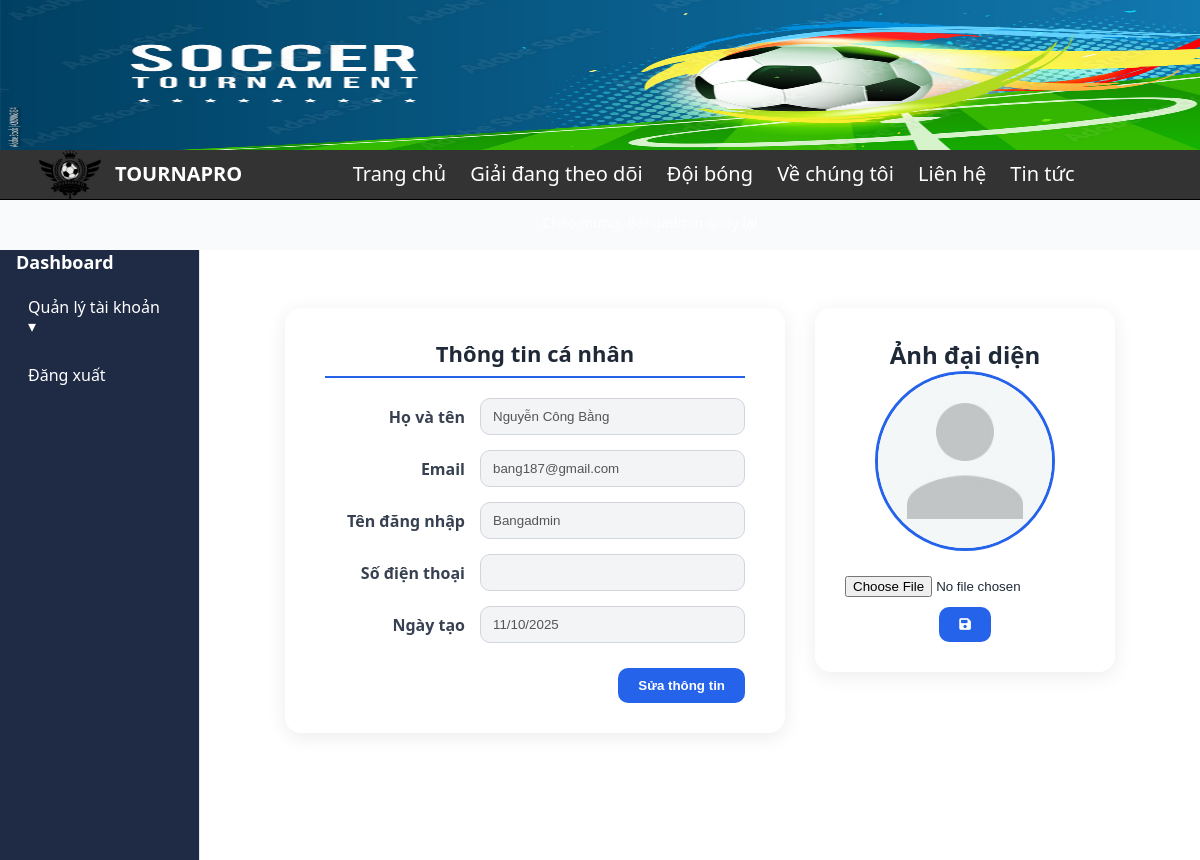
/dashboard.php?page=man_user (signed in), run on the app's committed database.
### tables this page shows
CREATE TABLE `users` (
  `id_user` bigint(20) UNSIGNED NOT NULL,
  `username` varchar(100) NOT NULL,
  `email` varchar(191) NOT NULL,
  `password` varchar(255) NOT NULL,
  `FullName` varchar(255) NOT NULL,
  `created_at` timestamp NOT NULL DEFAULT current_timestamp(),
  `ID_role` int(10) UNSIGNED DEFAULT NULL,
  `phone` varchar(12) DEFAULT NULL,
  `avatar` varchar(250) DEFAULT NULL
);

### model/modeluser.php (called while the page is built, shortened)
<?php
    class mUser{
public function select01User($id){
        $p = new mConnect();
        $con = $p->moKetNoi();
        if($con){
            $query = "SELECT * FROM users where id_user LIKE '$id'";
            $result = $con->query($query);
            return $result;
        }else{
            return false;
        }
    }
}
    ?>

### control/controluser.php (called while the page is built, shortened)
<?php
    include_once("model/modeluser.php");
    class cUser{
public function get01User($id){
        $p = new mUser();
        $tblUser = $p->select01User($id);
        if($tblUser == false){
            return -2;
        }else{
            if($tblUser->num_rows>0){
                return $tblUser;
            }else{
                return -1;
            }
        }
    }
    }
?>

### view/manage_user.php (the view, shortened to what this page needs)
<?php
include_once("control/controluser.php");
$p = new cUser();
$id = $_REQUEST["id"] ?? ($_SESSION["id_user"] ?? null);
if ($id) {
    $tblUser = $p->get01User($id);
    if ($tblUser && $tblUser != -1 && $tblUser != -2) {
        $row = $tblUser->fetch_assoc();
    } else {
        echo "<p style='color:red;'>Không tìm thấy thông tin tài khoản!</p>";
        exit;
    }
} else {
    echo "<p style='color:red;'>Thiếu ID người dùng!</p>";
    exit;
}
?>
<!DOCTYPE html>
<html lang="vi">
<head>
<link rel="stylesheet" href="https://cdnjs.cloudflare.com/ajax/libs/font-awesome/6.5.0/css/all.min.css">
</head>
<body>
<section class="account-container">
  <div class="account-card">
    <h2>Thông tin cá nhân</h2>
    <form class="account-form">
      <div class="form-row">
        <label>Họ và tên</label>
        <input type="text" value="<?= htmlspecialchars($row['FullName']) ?>" readonly>
      </div>
      <div class="form-row">
        <label>Email</label>
        <input type="email" value="<?= htmlspecialchars($row['email']) ?>" readonly>
      </div>
      <div class="form-row">
        <label>Tên đăng nhập</label>
        <input type="text" value="<?= htmlspecialchars($row['username']) ?>" readonly>
      </div>
      <div class="form-row">
        <label>Số điện thoại</label>
        <input type="tel" value="<?= htmlspecialchars($row['phone'] ?? '') ?>" readonly>
      </div>
      <div class="form-row">
        <label>Ngày tạo</label>
        <input type="text"
            value="<?= isset($row['created_at']) ? date('d/m/Y', strtotime($row['created_at'])) : 'N/A' ?>"
            readonly>
      </div>
      <div class="btn-group">
        <button type="button" class="btn-save" onclick="openModal()">Sửa thông tin</button>
      </div>
    </form>
  </div>
  <div class="account-avatar">
    <h2>Ảnh đại diện</h2>
    <img src="<?= !empty($row['avatar']) ? 'img/avatar/' . htmlspecialchars($row['avatar']) : 'img/avatar/default_avaplayer.jpg' ?>"
         alt="Avatar người dùng"
         class="avatar-img">
    <form method="post" enctype="multipart/form-data">
      <input type="file" name="favatar" accept="image/*" class="avatar-input">
      <button type="submit" name="btn-upload-ava" class="btn-save"><i class="fa-solid fa-floppy-disk"></i></button>
    </form>
  </div>
</section>
</body>
</html>

### dashboard.php (style rules this page uses)
* { box-sizing: border-box; margin: 0; padding: 0; }
:root { --bg: #f6f7fb; --card: #ffffff; --text: #1f2937; --muted: #6b7280; --primary: #2563eb; --sidebar-w: 200px; --radius: 14px; --shadow: 0 8px 20px rgba(0,0,0,.06); --sidebar-w: 200px; --radius: 12px; }
html, body { height: 100%; }
body { background: var(--bg); color: var(--text); font-family: system-ui, -apple-system, "Segoe UI", Roboto, Inter, Arial, sans-serif; }
body { overflow-x:hidden; }

### view/manage_user.php (style rules this page uses)
body { font-family: 'Segoe UI', sans-serif; background: #f9fafb; margin: 0; padding: 0; }
.account-container { display: flex; justify-content: center; align-items: flex-start; gap: 30px; padding: 50px 20px; flex-wrap: wrap; }
.account-card { background: #fff; border-radius: 16px; padding: 30px 40px; box-shadow: 0 4px 20px rgba(0,0,0,0.08); width: 100%; max-width: 500px; }
.account-card h2 { text-align: center; color: #1f2937; font-size: 22px; margin-bottom: 20px; border-bottom: 2px solid #2563eb; padding-bottom: 8px; }
.account-form { display: flex; flex-direction: column; gap: 15px; }
.form-row { display: flex; align-items: center; justify-content: space-between; gap: 15px; }
.account-form label { flex: 0 0 140px; font-weight: 600; color: #374151; text-align: right; }
.account-form input { flex: 1; padding: 10px 12px; border-radius: 10px; border: 1px solid #d1d5db; background: #f9fafb; transition: all 0.2s ease; }
input[readonly] { background-color: #f3f4f6; color: #555; cursor: not-allowed; }
.btn-group { display: flex; justify-content: flex-end; margin-top: 10px; }
.btn-save { background: #2563eb; color: #fff; padding: 10px 20px; border: none; border-radius: 10px; font-weight: 600; cursor: pointer; transition: background 0.2s ease; }
.account-avatar { background: #fff; border-radius: 16px; padding: 30px; box-shadow: 0 4px 20px rgba(0,0,0,0.08); width: 100%; max-width: 300px; text-align: center; }
.avatar-img { width: 180px; height: 180px; border-radius: 50%; object-fit: cover; border: 3px solid #2563eb; margin-bottom: 20px; }
.avatar-input { margin-bottom: 10px; display: block; width: 100%; }

### data on the page
users: FullName "Nguyễn Công Bằng", email "bang187@gmail.com", username "Bangadmin", created_at "11/10/2025"
